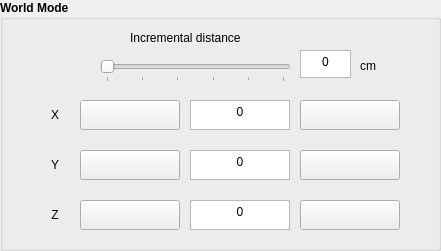
      <widget class="QGroupBox" name="groupBox_3">
       <property name="geometry">
        <rect>
         <x>450</x>
         <y>10</y>
         <width>441</width>
         <height>251</height>
        </rect>
       </property>
       <property name="font">
        <font>
         <pointsize>9</pointsize>
         <weight>75</weight>
         <bold>true</bold>
        </font>
       </property>
       <property name="autoFillBackground">
        <bool>false</bool>
       </property>
       <property name="title">
        <string>World Mode</string>
       </property>
       <widget class="QLabel" name="label_4">
        <property name="geometry">
         <rect>
          <x>20</x>
          <y>100</y>
          <width>70</width>
          <height>30</height>
         </rect>
        </property>
        <property name="font">
         <font>
          <pointsize>9</pointsize>
          <weight>50</weight>
          <bold>false</bold>
         </font>
        </property>
        <property name="styleSheet">
         <string notr="true">background: transparent;</string>
        </property>
        <property name="text">
         <string>X</string>
        </property>
        <property name="alignment">
         <set>Qt::AlignCenter</set>
        </property>
       </widget>
       <widget class="QPushButton" name="btn_x_dec">
        <property name="geometry">
         <rect>
          <x>80</x>
          <y>100</y>
          <width>100</width>
          <height>30</height>
         </rect>
        </property>
        <property name="cursor">
         <cursorShape>PointingHandCursor</cursorShape>
        </property>
        <property name="toolTip">
         <string>S</string>
        </property>
        <property name="toolTipDuration">
         <number>10000</number>
        </property>
        <property name="text">
         <string/>
        </property>
        <property name="icon">
         <iconset>
          <normaloff>icon_phai.PNG</normaloff>icon_phai.PNG</iconset>
        </property>
        <property name="iconSize">
         <size>
          <width>20</width>
          <height>20</height>
         </size>
        </property>
        <property name="shortcut">
         <string>S</string>
        </property>
       </widget>
       <widget class="QTextEdit" name="txt_x">
        <property name="geometry">
         <rect>
          <x>190</x>
          <y>100</y>
          <width>100</width>
          <height>30</height>
         </rect>
        </property>
        <property name="font">
         <font>
          <pointsize>9</pointsize>
          <weight>50</weight>
          <bold>false</bold>
         </font>
        </property>
        <property name="readOnly">
         <bool>true</bool>
        </property>
        <property name="html">
         <string>&lt;!DOCTYPE HTML PUBLIC &quot;-//W3C//DTD HTML 4.0//EN&quot; &quot;http://www.w3.org/TR/REC-html40/strict.dtd&quot;&gt;
&lt;html&gt;&lt;head&gt;&lt;meta name=&quot;qrichtext&quot; content=&quot;1&quot; /&gt;&lt;style type=&quot;text/css&quot;&gt;
p, li { white-space: pre-wrap; }
&lt;/style&gt;&lt;/head&gt;&lt;body style=&quot; font-family:'MS Shell Dlg 2'; font-size:9pt; font-weight:400; font-style:normal;&quot;&gt;
&lt;p align=&quot;center&quot; style=&quot; margin-top:0px; margin-bottom:0px; margin-left:0px; margin-right:0px; -qt-block-indent:0; text-indent:0px;&quot;&gt;0&lt;/p&gt;&lt;/body&gt;&lt;/html&gt;</string>
        </property>
       </widget>
       <widget class="QPushButton" name="btn_x_inc">
        <property name="geometry">
         <rect>
          <x>300</x>
          <y>100</y>
          <width>100</width>
          <height>30</height>
         </rect>
        </property>
        <property name="cursor">
         <cursorShape>PointingHandCursor</cursorShape>
        </property>
        <property name="toolTip">
         <string>W</string>
        </property>
        <property name="toolTipDuration">
         <number>10000</number>
        </property>
        <property name="text">
         <string/>
        </property>
        <property name="icon">
         <iconset>
          <normaloff>icon_trai.PNG</normaloff>icon_trai.PNG</iconset>
        </property>
        <property name="iconSize">
         <size>
          <width>20</width>
          <height>20</height>
         </size>
        </property>
        <property name="shortcut">
         <string>W</string>
        </property>
       </widget>
       <widget class="QPushButton" name="btn_y_inc">
        <property name="geometry">
         <rect>
          <x>300</x>
          <y>150</y>
          <width>100</width>
          <height>30</height>
         </rect>
        </property>
        <property name="cursor">
         <cursorShape>PointingHandCursor</cursorShape>
        </property>
        <property name="toolTip">
         <string>D</string>
        </property>
        <property name="toolTipDuration">
         <number>10000</number>
        </property>
        <property name="text">
         <string/>
        </property>
        <property name="icon">
         <iconset>
          <normaloff>icon_trai.PNG</normaloff>icon_trai.PNG</iconset>
        </property>
        <property name="iconSize">
         <size>
          <width>20</width>
          <height>20</height>
         </size>
        </property>
        <property name="shortcut">
         <string>D</string>
        </property>
       </widget>
       <widget class="QTextEdit" name="txt_y">
        <property name="geometry">
         <rect>
          <x>190</x>
          <y>150</y>
          <width>100</width>
          <height>30</height>
         </rect>
        </property>
        <property name="font">
         <font>
          <pointsize>9</pointsize>
          <weight>50</weight>
          <bold>false</bold>
         </font>
        </property>
        <property name="readOnly">
         <bool>true</bool>
        </property>
        <property name="html">
         <string>&lt;!DOCTYPE HTML PUBLIC &quot;-//W3C//DTD HTML 4.0//EN&quot; &quot;http://www.w3.org/TR/REC-html40/strict.dtd&quot;&gt;
&lt;html&gt;&lt;head&gt;&lt;meta name=&quot;qrichtext&quot; content=&quot;1&quot; /&gt;&lt;style type=&quot;text/css&quot;&gt;
p, li { white-space: pre-wrap; }
&lt;/style&gt;&lt;/head&gt;&lt;body style=&quot; font-family:'MS Shell Dlg 2'; font-size:9pt; font-weight:400; font-style:normal;&quot;&gt;
&lt;p align=&quot;center&quot; style=&quot; margin-top:0px; margin-bottom:0px; margin-left:0px; margin-right:0px; -qt-block-indent:0; text-indent:0px;&quot;&gt;0&lt;/p&gt;&lt;/body&gt;&lt;/html&gt;</string>
        </property>
       </widget>
       <widget class="QLabel" name="label_5">
        <property name="geometry">
         <rect>
          <x>20</x>
          <y>150</y>
          <width>70</width>
          <height>30</height>
         </rect>
        </property>
        <property name="font">
         <font>
          <pointsize>9</pointsize>
          <weight>50</weight>
          <bold>false</bold>
         </font>
        </property>
        <property name="styleSheet">
         <string notr="true">background: transparent;</string>
        </property>
        <property name="text">
         <string>Y</string>
        </property>
        <property name="alignment">
         <set>Qt::AlignCenter</set>
        </property>
       </widget>
       <widget class="QPushButton" name="btn_y_dec">
        <property name="geometry">
         <rect>
          <x>80</x>
          <y>150</y>
          <width>100</width>
          <height>30</height>
         </rect>
        </property>
        <property name="cursor">
         <cursorShape>PointingHandCursor</cursorShape>
        </property>
        <property name="toolTip">
         <string>A</string>
        </property>
        <property name="toolTipDuration">
         <number>10000</number>
        </property>
        <property name="text">
         <string/>
        </property>
        <property name="icon">
         <iconset>
          <normaloff>icon_phai.PNG</normaloff>icon_phai.PNG</iconset>
        </property>
        <property name="iconSize">
         <size>
          <width>20</width>
          <height>20</height>
         </size>
        </property>
        <property name="shortcut">
         <string>A</string>
        </property>
       </widget>
       <widget class="QPushButton" name="btn_z_inc">
        <property name="geometry">
         <rect>
          <x>300</x>
          <y>200</y>
          <width>100</width>
          <height>30</height>
         </rect>
        </property>
        <property name="cursor">
         <cursorShape>PointingHandCursor</cursorShape>
        </property>
        <property name="toolTip">
         <string>E</string>
        </property>
        <property name="toolTipDuration">
         <number>10000</number>
        </property>
        <property name="text">
         <string/>
        </property>
        <property name="icon">
         <iconset>
          <normaloff>icon_trai.PNG</normaloff>icon_trai.PNG</iconset>
        </property>
        <property name="iconSize">
         <size>
          <width>20</width>
          <height>20</height>
         </size>
        </property>
        <property name="shortcut">
         <string>E</string>
        </property>
       </widget>
       <widget class="QTextEdit" name="txt_z">
        <property name="geometry">
         <rect>
          <x>190</x>
          <y>200</y>
          <width>100</width>
          <height>30</height>
         </rect>
        </property>
        <property name="font">
         <font>
          <pointsize>9</pointsize>
          <weight>50</weight>
          <bold>false</bold>
         </font>
        </property>
        <property name="readOnly">
         <bool>true</bool>
        </property>
        <property name="html">
         <string>&lt;!DOCTYPE HTML PUBLIC &quot;-//W3C//DTD HTML 4.0//EN&quot; &quot;http://www.w3.org/TR/REC-html40/strict.dtd&quot;&gt;
&lt;html&gt;&lt;head&gt;&lt;meta name=&quot;qrichtext&quot; content=&quot;1&quot; /&gt;&lt;style type=&quot;text/css&quot;&gt;
p, li { white-space: pre-wrap; }
&lt;/style&gt;&lt;/head&gt;&lt;body style=&quot; font-family:'MS Shell Dlg 2'; font-size:9pt; font-weight:400; font-style:normal;&quot;&gt;
&lt;p align=&quot;center&quot; style=&quot; margin-top:0px; margin-bottom:0px; margin-left:0px; margin-right:0px; -qt-block-indent:0; text-indent:0px;&quot;&gt;0&lt;/p&gt;&lt;/body&gt;&lt;/html&gt;</string>
        </property>
       </widget>
       <widget class="QLabel" name="label_6">
        <property name="geometry">
         <rect>
          <x>20</x>
          <y>200</y>
          <width>70</width>
          <height>30</height>
         </rect>
        </property>
        <property name="font">
         <font>
          <pointsize>9</pointsize>
          <weight>50</weight>
          <bold>false</bold>
         </font>
        </property>
        <property name="styleSheet">
         <string notr="true">background: transparent;</string>
        </property>
        <property name="text">
         <string>Z</string>
        </property>
        <property name="alignment">
         <set>Qt::AlignCenter</set>
        </property>
       </widget>
       <widget class="QPushButton" name="btn_z_dec">
        <property name="geometry">
         <rect>
          <x>80</x>
          <y>200</y>
          <width>100</width>
          <height>30</height>
         </rect>
        </property>
        <property name="cursor">
         <cursorShape>PointingHandCursor</cursorShape>
        </property>
        <property name="toolTip">
         <string>Q</string>
        </property>
        <property name="toolTipDuration">
         <number>10000</number>
        </property>
        <property name="text">
         <string/>
        </property>
        <property name="icon">
         <iconset>
          <normaloff>icon_phai.PNG</normaloff>icon_phai.PNG</iconset>
        </property>
        <property name="iconSize">
         <size>
          <width>20</width>
          <height>20</height>
         </size>
        </property>
        <property name="shortcut">
         <string>Q</string>
        </property>
       </widget>
       <widget class="QLabel" name="label_37">
        <property name="geometry">
         <rect>
          <x>130</x>
          <y>30</y>
          <width>141</width>
          <height>16</height>
         </rect>
        </property>
        <property name="font">
         <font>
          <pointsize>9</pointsize>
          <weight>50</weight>
          <bold>false</bold>
         </font>
        </property>
        <property name="text">
         <string>Incremental distance</string>
        </property>
       </widget>
       <widget class="QLabel" name="label_29">
        <property name="geometry">
         <rect>
          <x>360</x>
          <y>50</y>
          <width>31</width>
          <height>31</height>
         </rect>
        </property>
        <property name="font">
         <font>
          <pointsize>9</pointsize>
          <weight>50</weight>
          <bold>false</bold>
         </font>
        </property>
        <property name="styleSheet">
         <string notr="true">background: transparent;</string>
        </property>
        <property name="text">
         <string>cm</string>
        </property>
       </widget>
       <widget class="QSlider" name="slide_cm">
        <property name="geometry">
         <rect>
          <x>100</x>
          <y>60</y>
          <width>191</width>
          <height>22</height>
         </rect>
        </property>
        <property name="font">
         <font>
          <pointsize>9</pointsize>
          <weight>50</weight>
          <bold>false</bold>
         </font>
        </property>
        <property name="maximum">
         <number>5</number>
        </property>
        <property name="orientation">
         <enum>Qt::Horizontal</enum>
        </property>
        <property name="tickPosition">
         <enum>QSlider::TicksBelow</enum>
        </property>
        <property name="tickInterval">
         <number>1</number>
        </property>
       </widget>
       <widget class="QTextEdit" name="txt_cm">
        <property name="geometry">
         <rect>
          <x>300</x>
          <y>50</y>
          <width>51</width>
          <height>28</height>
         </rect>
        </property>
        <property name="font">
         <font>
          <pointsize>9</pointsize>
          <weight>50</weight>
          <bold>false</bold>
         </font>
        </property>
        <property name="verticalScrollBarPolicy">
         <enum>Qt::ScrollBarAlwaysOff</enum>
        </property>
        <property name="horizontalScrollBarPolicy">
         <enum>Qt::ScrollBarAlwaysOff</enum>
        </property>
        <property name="readOnly">
         <bool>true</bool>
        </property>
        <property name="html">
         <string>&lt;!DOCTYPE HTML PUBLIC &quot;-//W3C//DTD HTML 4.0//EN&quot; &quot;http://www.w3.org/TR/REC-html40/strict.dtd&quot;&gt;
&lt;html&gt;&lt;head&gt;&lt;meta name=&quot;qrichtext&quot; content=&quot;1&quot; /&gt;&lt;style type=&quot;text/css&quot;&gt;
p, li { white-space: pre-wrap; }
&lt;/style&gt;&lt;/head&gt;&lt;body style=&quot; font-family:'MS Shell Dlg 2'; font-size:9pt; font-weight:400; font-style:normal;&quot;&gt;
&lt;p align=&quot;center&quot; style=&quot; margin-top:0px; margin-bottom:0px; margin-left:0px; margin-right:0px; -qt-block-indent:0; text-indent:0px;&quot;&gt;0&lt;/p&gt;&lt;/body&gt;&lt;/html&gt;</string>
        </property>
       </widget>
      </widget>
